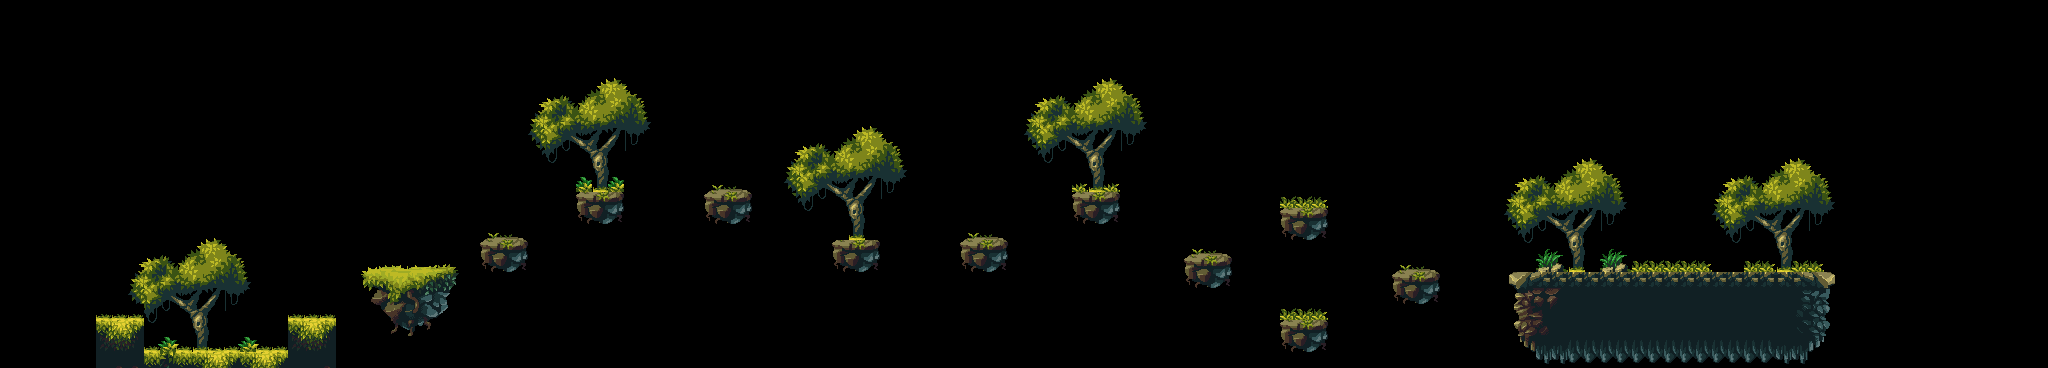

The image is a tile-based game level rendered from a .tmx file. Its description and source (layers, tilesets, objects; grid data summarised) follow:
An orthogonal 128x23 tile map with 16x16 px tiles, 1 tile layer (Background), 2 tilesets and 44 objects (12x Fruit, 6x Bird, 6x Saw, 3x Hell, Player, ...).

<map version="1.10" tiledversion="1.10.2" orientation="orthogonal" renderorder="right-down" width="128" height="23" tilewidth="16" tileheight="16" infinite="0" nextlayerid="4" nextobjectid="51">
 <tileset firstgid="1" source="PG tileset.tsx" />
 <tileset firstgid="576" source="tileset_2_tileset.tsx" />
 <layer id="1" name="Background" width="128" height="23">
  <data>[2944 cells, 1534 non-empty, 195 distinct tile ids]</data>
 </layer>
 <objectgroup id="3" name="SpawnPoints">
  <object id="18" name="Player" type="Player" x="236" y="312" width="32" height="32" />
  <object id="19" name="Apple" type="Fruit" x="365.333" y="234" width="32" height="32" />
  <object id="20" name="Apple" type="Fruit" x="416" y="233.333" width="32" height="32" />
  <object id="21" name="Apple" type="Fruit" x="392.667" y="196.667" width="32" height="32" />
  <object id="22" name="Apple" type="Fruit" x="712" y="158" width="32" height="32" />
  <object id="23" name="Apple" type="Fruit" x="152.667" y="312.667" width="32" height="32" />
  <object id="24" name="Apple" type="Fruit" x="1082" y="157.333" width="32" height="32" />
  <object id="25" name="Apple" type="Fruit" x="839.333" y="207.333" width="32" height="32" />
  <object id="26" name="Apple" type="Fruit" x="1190.67" y="219.333" width="32" height="32" />
  <object id="27" name="Apple" type="Fruit" x="1286.67" y="280" width="32" height="32" />
  <object id="28" name="Apple" type="Fruit" x="1588.67" y="237.333" width="32" height="32" />
  <object id="29" name="Apple" type="Fruit" x="1522.67" y="240" width="32" height="32" />
  <object id="30" name="Bird" type="Bird" x="1560" y="224" width="32" height="32">
   <properties>
    <property name="offNeg" type="float" value="12" />
    <property name="offPos" type="float" value="5" />
   </properties>
  </object>
  <object id="31" name="Bird" type="Bird" x="1192" y="182.667" width="32" height="32">
   <properties>
    <property name="offNeg" type="float" value="12" />
    <property name="offPos" type="float" value="5" />
   </properties>
  </object>
  <object id="32" name="Bird" type="Bird" x="970.667" y="200" width="32" height="32">
   <properties>
    <property name="offNeg" type="float" value="12" />
    <property name="offPos" type="float" value="5" />
   </properties>
  </object>
  <object id="33" name="Bird" type="Bird" x="1285.33" y="168.667" width="32" height="32">
   <properties>
    <property name="offNeg" type="float" value="12" />
    <property name="offPos" type="float" value="5" />
   </properties>
  </object>
  <object id="34" name="Bird" type="Bird" x="653.333" y="154.667" width="32" height="32">
   <properties>
    <property name="offNeg" type="float" value="12" />
    <property name="offPos" type="float" value="5" />
   </properties>
  </object>
  <object id="35" name="Bird" type="Bird" x="546.667" y="203.333" width="32" height="32">
   <properties>
    <property name="offNeg" type="float" value="12" />
    <property name="offPos" type="float" value="5" />
   </properties>
  </object>
  <object id="36" name="Saw" type="Saw" x="296.667" y="204" width="32" height="32">
   <properties>
    <property name="isVertical" type="bool" value="true" />
    <property name="offNeg" type="float" value="4" />
    <property name="offPos" type="float" value="3" />
   </properties>
  </object>
  <object id="37" type="Saw" x="653.333" y="156.667" width="32" height="32">
   <properties>
    <property name="isVertical" type="bool" value="true" />
    <property name="offNeg" type="float" value="4" />
    <property name="offPos" type="float" value="3" />
   </properties>
  </object>
  <object id="38" name="Saw" type="Saw" x="910" y="203.333" width="32" height="32">
   <properties>
    <property name="isVertical" type="bool" value="true" />
    <property name="offNeg" type="float" value="4" />
    <property name="offPos" type="float" value="3" />
   </properties>
  </object>
  <object id="39" name="Saw" type="Saw" x="1348" y="253.333" width="32" height="32">
   <properties>
    <property name="isVertical" type="bool" value="true" />
    <property name="offNeg" type="float" value="4" />
    <property name="offPos" type="float" value="3" />
   </properties>
  </object>
  <object id="40" name="Saw" type="Saw" x="1463.33" y="127.333" width="32" height="32">
   <properties>
    <property name="isVertical" type="bool" value="true" />
    <property name="offNeg" type="float" value="4" />
    <property name="offPos" type="float" value="3" />
   </properties>
  </object>
  <object id="41" name="Saw" type="Saw" x="1464" y="244" width="32" height="32">
   <properties>
    <property name="isVertical" type="bool" value="true" />
    <property name="offNeg" type="float" value="4" />
    <property name="offPos" type="float" value="3" />
   </properties>
  </object>
  <object id="42" name="Hell" type="Hell" x="336" y="351.333" width="1710" height="14">
   <properties>
    <property name="isVertical" type="bool" value="true" />
    <property name="offNeg" type="float" value="4" />
    <property name="offPos" type="float" value="3" />
   </properties>
  </object>
  <object id="46" type="Checkpoint" x="1646.67" y="207.333" width="64" height="64" />
  <object id="47" name="Apple" type="Fruit" x="1284.67" y="169.333" width="32" height="32" />
  <object id="49" name="Hell" type="Hell" x="-0.333333" y="0.999667" width="7.99997" height="366">
   <properties>
    <property name="isVertical" type="bool" value="true" />
    <property name="offNeg" type="float" value="4" />
    <property name="offPos" type="float" value="3" />
   </properties>
  </object>
  <object id="50" name="Hell" type="Hell" x="-0.66665" y="352.667" width="95.3333" height="14">
   <properties>
    <property name="isVertical" type="bool" value="true" />
    <property name="offNeg" type="float" value="4" />
    <property name="offPos" type="float" value="3" />
   </properties>
  </object>
 </objectgroup>
 <objectgroup id="2" name="Collisions" visible="0">
  <object id="4" x="364.667" y="268.333" width="92.6667" height="64.6667" />
  <object id="5" x="480" y="238.667" width="47.3333" height="31.3333" />
  <object id="6" x="576.667" y="191.333" width="47.3333" height="31.3333" />
  <object id="7" x="705" y="191.667" width="47.3333" height="31.3333" />
  <object id="8" x="833" y="241.667" width="47.3333" height="31.3333" />
  <object id="9" x="961.667" y="240.333" width="47.3333" height="31.3333" />
  <object id="10" x="1074.33" y="191.667" width="47.3333" height="31.3333" />
  <object id="11" x="1184.33" y="255.667" width="47.3333" height="31.3333" />
  <object id="12" x="1280.33" y="317.667" width="47.3333" height="31.3333" />
  <object id="13" x="1393.67" y="272.333" width="47.3333" height="31.3333" />
  <object id="14" x="1281.67" y="205" width="47.3333" height="31.3333" />
  <object id="15" x="1507" y="273" width="324.667" height="89.3333" />
  <object id="16" x="95.9997" y="317.333" width="47.3333" height="46" />
  <object id="17" x="97" y="349" width="192" height="17.3333" />
  <object id="48" x="288.667" y="321.667" width="47.3333" height="46" />
 </objectgroup>
</map>
